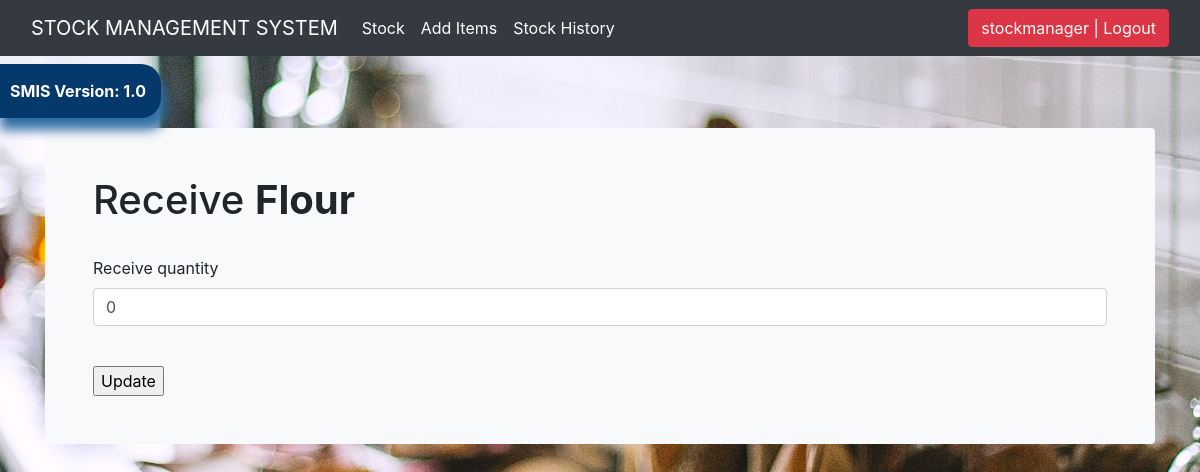
/receive_item/1/ (signed in), run on an earlier commit of the app's database.
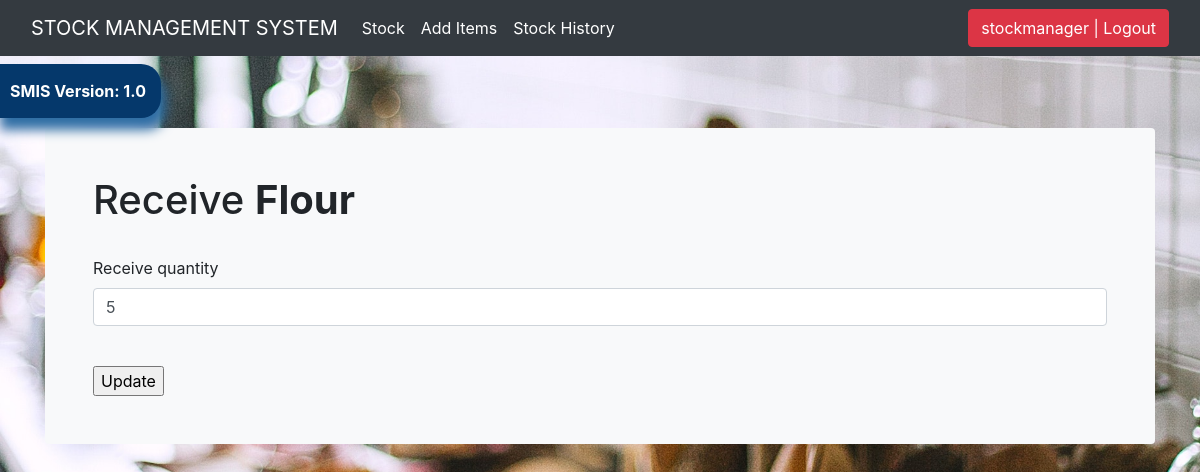
And on a later commit of the database.
### stockmgmt/models.py (models this page shows, shortened)
class Stock(models.Model):
    category = models.ForeignKey(
        Category, max_length=50, null=True, on_delete=models.CASCADE)
    item_name = models.CharField(max_length=50, null=True)
    quantity = models.IntegerField(default='0', null=True)
    receive_quantity = models.IntegerField(
        default='0', blank=True, null=True)
    receive_by = models.CharField(max_length=50, blank=True, null=True)
    issue_quantity = models.IntegerField(
        default='0', blank=True, null=True)
    issue_by = models.CharField(max_length=50, blank=True, null=True)
    issue_to = models.CharField(max_length=50, blank=True, null=True)
    phone_number = models.CharField(max_length=50, blank=True, null=True)
    created_by = models.CharField(max_length=50, blank=True, null=True)
    reorder_level = models.IntegerField(default='0', blank=True, null=True)
    timestamp = models.DateTimeField(auto_now_add=True, null=True, blank=True)
    last_updated = models.DateTimeField(auto_now=True, null=True)
    export_to_CSV = models.BooleanField(default=False)

### stockmgmt/views.py (the view, shortened to what this page needs)
# urls.py: path('receive_item/<str:pk>/', receive_item, name="receive_item"),
@login_required
def receive_item(request, pk):
    title = 'Receive'
    item = Stock.objects.get(id=pk)
    form = ReceiveForm(request.POST or None, instance=item)
    context = {
        'title': title,
        'item': item,
        'form': form,
    }
    return render(request, 'receive_item.html', context)

### stockmgmt/forms.py
class ReceiveForm(forms.ModelForm):
    class Meta:
        model = Stock
        fields = ['receive_quantity']

### stockmgmt/templates/receive_item.html (shortened to what this page needs)
{% extends 'base.html' %}
{% load static %}
{% load crispy_forms_tags %}
{% block content %}
<body>
    <main class="container">
        <div class="bg-light p-5 rounded">
            <h1>{{ title }} <strong>{{item.item_name}}</strong></h1>
            <br>
            <form method='POST' action=''>
                {{ form | crispy }}
                <br>
                <input type="submit" value='Update' />
            </form>
        </div>
    </main>
</body>
{% endblock %}

What changed in the data, as far as the page shows it:
changed Stock "Flour": receive_quantity "0" → "5"
